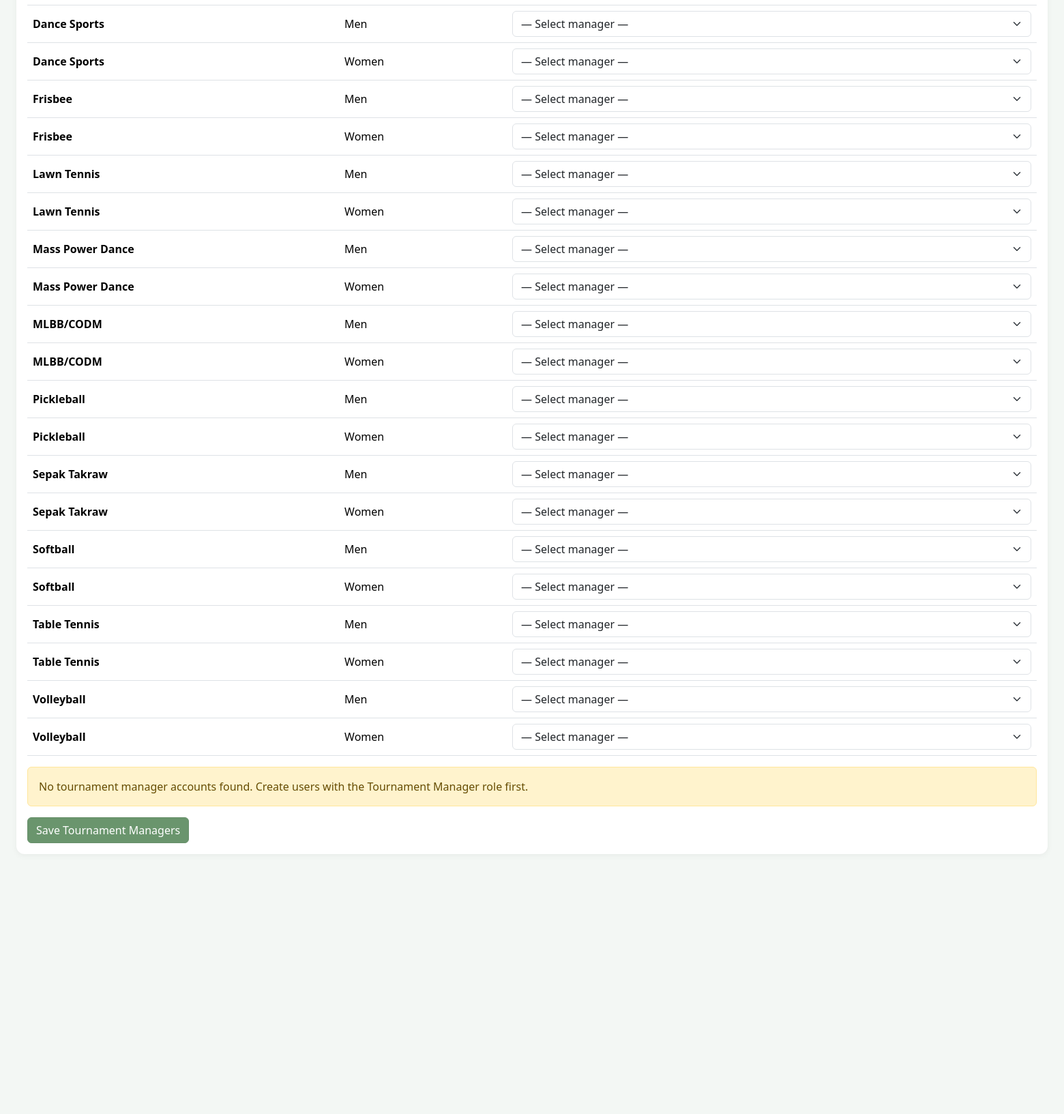
Before: /intramurals/sports/managers.php (signed in, middle part) with the older database file.
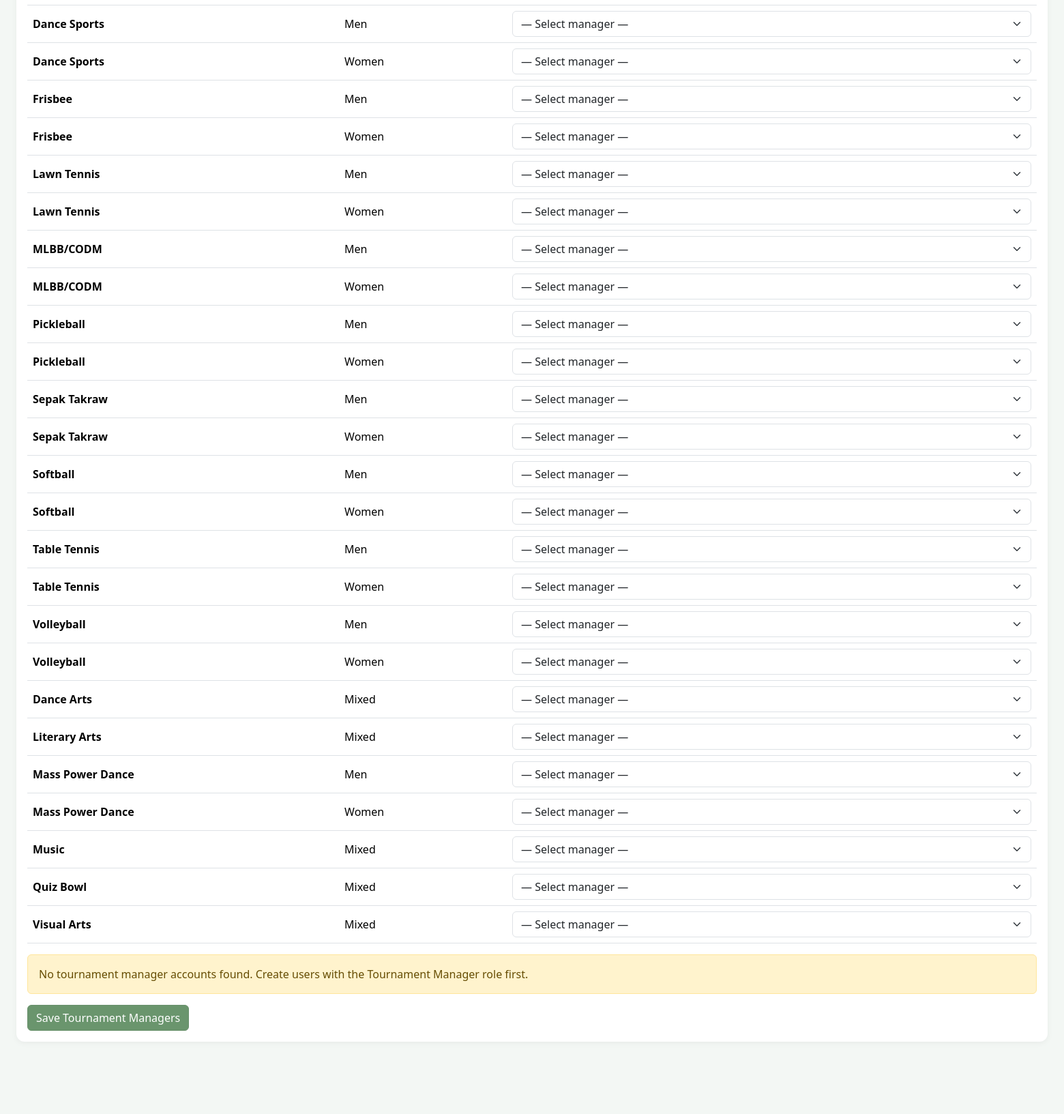
After: the same page with the newer database file.
### tables this page shows
CREATE TABLE IF NOT EXISTS intramural_sports (
    id INT AUTO_INCREMENT PRIMARY KEY,
    name VARCHAR(100) NOT NULL,
    description TEXT,
    category ENUM('men', 'women', 'mixed') NOT NULL DEFAULT 'men',
    event_group ENUM('sports_competition', 'socio_cultural') NOT NULL DEFAULT 'sports_competition',
    players_per_event INT DEFAULT NULL,
    scoring_method ENUM('points', 'sets', 'games', 'time') NOT NULL DEFAULT 'points',
    rules TEXT,
    guidelines TEXT,
    schedule_notes TEXT,
    venue VARCHAR(150) DEFAULT NULL,
    game_duration_minutes INT NOT NULL DEFAULT 60,
    tournament_format ENUM('round_robin', 'single_elimination', 'single_elimination_consolation', 'modified_single_elimination_consolation', 'double_elimination', 'group_knockout', 'rank_first_to_last', 'team_play_sds', 'team_play_sds_consolation', 'custom') NOT NULL DEFAULT 'round_robin',
    format_notes TEXT,
    win_points INT NOT NULL DEFAULT 3,
    draw_points INT NOT NULL DEFAULT 1,
    loss_points INT NOT NULL DEFAULT 0,
    point_scheme_id INT DEFAULT NULL,
    created_at TIMESTAMP DEFAULT CURRENT_TIMESTAMP,
    updated_at TIMESTAMP DEFAULT CURRENT_TIMESTAMP ON UPDATE CURRENT_TIMESTAMP,
    UNIQUE KEY uq_sport_name_category (name, category),
    INDEX idx_sport_event_group (event_group),
    FOREIGN KEY (point_scheme_id) REFERENCES intramural_point_schemes(id) ON DELETE SET NULL
);

### includes/intramurals.php (called while the page is built, shortened)
<?php
function intramuralSportsOrderBy(string $alias = ''): string
{
    ensureSportEventGroupColumn();
    $a = $alias !== '' ? rtrim($alias, '.') . '.' : '';
    return "FIELD({$a}event_group, 'sports_competition', 'socio_cultural'), {$a}name, {$a}category";
}
function ensureSportEventGroupColumn(): void
{
    try {
        ensureEventRubricTables();
    } catch (Throwable $e) {
    }
}
function ensureEventRubricTables(): void
{
    try {
        $db = getDB();
        seedDefaultRubricsForSocioEvents($db);
    } catch (Throwable $e) {
    }
}
function defaultRubricCriteriaForEventName(string $name): array
{
    $n = strtolower(trim($name));
    if (str_contains($n, 'visual')) {
        return [
            ['name' => 'Originality & Creativity', 'description' => 'Fresh concept and imaginative treatment of the theme.', 'max_points' => 25],
            ['name' => 'Technique / Craftsmanship', 'description' => 'Control of medium, finish, and execution.', 'max_points' => 25],
            ['name' => 'Composition / Design', 'description' => 'Balance, layout, and visual structure.', 'max_points' => 20],
            ['name' => 'Relevance to Theme', 'description' => 'Clear connection to the assigned theme or prompt.', 'max_points' => 15],
            ['name' => 'Overall Impact', 'description' => 'Lasting impression and presentation.', 'max_points' => 15],
        ];
    }
    if (str_contains($n, 'literary')) {
        return [
            ['name' => 'Content & Organization', 'description' => 'Substance, structure, and coherence of the piece.', 'max_points' => 25],
            ['name' => 'Delivery / Interpretation', 'description' => 'Voice, timing, and connection with the audience.', 'max_points' => 25],
            ['name' => 'Language & Diction', 'description' => 'Word choice, grammar, and style.', 'max_points' => 20],
            ['name' => 'Originality', 'description' => 'Fresh ideas and distinctive voice.', 'max_points' => 15],
            ['name' => 'Overall Impact', 'description' => 'Persuasiveness and lasting impression.', 'max_points' => 15],
        ];
    }
    if (str_contains($n, 'quiz')) {
        return [
            ['name' => 'Easy Round', 'description' => 'Points earned in the easy round.', 'max_points' => 30],
            ['name' => 'Average Round', 'description' => 'Points earned in the average round.', 'max_points' => 30],
            ['name' => 'Difficult Round', 'description' => 'Points earned in the difficult round.', 'max_points' => 40],
        ];
    }
    if (str_contains($n, 'music')) {
        return [
            ['name' => 'Vocal / Musical Quality', 'description' => 'Tone, pitch, and musicality.', 'max_points' => 25],
            ['name' => 'Technique', 'description' => 'Control, timing, and musical skill.', 'max_points' => 20],
            ['name' => 'Interpretation / Expression', 'description' => 'Feeling, dynamics, and fidelity to the piece.', 'max_points' => 20],
            ['name' => 'Stage Presence', 'description' => 'Poise, confidence, and audience connection.', 'max_points' => 15],
            ['name' => 'Overall Performance', 'description' => 'Cohesion and lasting impression.', 'max_points' => 20],
        ];
    }
    if (str_contains($n, 'dance')) {
        return [
            ['name' => 'Choreography', 'description' => 'Creativity, structure, and use of space.', 'max_points' => 25],
            ['name' => 'Technique / Execution', 'description' => 'Skill, precision, and control of movement.', 'max_points' => 25],
            ['name' => 'Synchronization / Teamwork', 'description' => 'Unity, timing, and ensemble work.', 'max_points' => 20],
            ['name' => 'Costume & Props', 'description' => 'Appropriateness, visual effect, and use of props.', 'max_points' => 15],
            ['name' => 'Overall Impact', 'description' => 'Energy, theme, and audience impression.', 'max_points' => 15],
        ];
    }
    return [
        ['name' => 'Technique', 'description' => 'Skill and control of the craft.', 'max_points' => 25],
        ['name' => 'Creativity', 'description' => 'Originality and imaginative treatment.', 'max_points' => 25],
        ['name' => 'Execution', 'description' => 'Accuracy, finish, and consistency.', 'max_points' => 25],
        ['name' => 'Overall Impact', 'description' => 'Lasting impression and presentation.', 'max_points' => 25],
    ];
}
function seedDefaultRubricForSport(int $sportId, ?string $eventName = null): int
{
    $db = getDB();
    try {
        $countStmt = $db->prepare('SELECT COUNT(*) FROM intramural_event_rubric_criteria WHERE sport_id = ?');
        $countStmt->execute([$sportId]);
    } catch (Throwable $e) {
        return 0;
    }
    $insert = $db->prepare('INSERT INTO intramural_event_rubric_criteria (sport_id, name, description, max_points, sort_order) VALUES (?, ?, ?, ?, ?)');
    $created = 0;
    foreach (defaultRubricCriteriaForEventName($eventName) as $i => $row) {
        try {
            $insert->execute([
                $sportId,
                $row['name'],
                $row['description'] !== '' ? $row['description'] : null,
                $row['max_points'],
                $i + 1,
            ]);
            $created++;
        } catch (Throwable $e) {
        }
    }
    return $created;
}
function seedDefaultRubricsForSocioEvents(?PDO $db = null): int
{
    $db = $db ?: getDB();
    try {
        $sports = $db->query("SELECT id, name FROM intramural_sports WHERE event_group = 'socio_cultural'")->fetchAll();
    } catch (Throwable $e) {
        return 0;
    }
    $created = 0;
    foreach ($sports as $sport) {
        $created += seedDefaultRubricForSport((int) $sport['id'], (string) $sport['name']);
    }
    return $created;
}

### includes/functions.php (called while the page is built, shortened)
<?php
function sanitize(string $input): string
{
    return htmlspecialchars(trim($input), ENT_QUOTES, 'UTF-8');
}

### intramurals/sports/managers.php (the view, shortened to what the changed rows need)
<?php
$db = getDB();
$sports = $db->query('SELECT * FROM intramural_sports ORDER BY ' . intramuralSportsOrderBy())->fetchAll();
require_once __DIR__ . '/../../includes/header.php';
?>
<div class="card">
    <div class="card-body">
        <form method="POST">
            <div class="table-responsive">
                <table class="table table-hover align-middle">
                    <tbody>
                        <?php foreach ($sports as $sport): ?>
                        <?php $sportId = (int) $sport['id']; ?>
                        <tr>
                            <td><strong><?= sanitize($sport['name']) ?></strong></td>
                            <td><?= ucfirst($sport['category']) ?></td>
                            <td style="min-width:280px">
                                <select name="manager[<?= $sportId ?>]" class="form-select" required>
                                    <option value="">— Select manager —</option>
                                </select>
                            </td>
                        </tr>
                        <?php endforeach; ?>
                    </tbody>
                </table>
            </div>
        </form>
    </div>
</div>
<?php require_once __DIR__ . '/../../includes/footer.php'; ?>

Changed rows visible on the page:
added intramural_sports: name "Dance Arts", category "Mixed"
added intramural_sports: name "Literary Arts", category "Mixed"
changed intramural_sports (number 21 of 25 on the later page): moves down the list
changed intramural_sports (number 22 of 25 on the later page): moves down the list
added intramural_sports: name "Music", category "Mixed"
added intramural_sports: name "Quiz Bowl", category "Mixed"
added intramural_sports: name "Visual Arts", category "Mixed"
